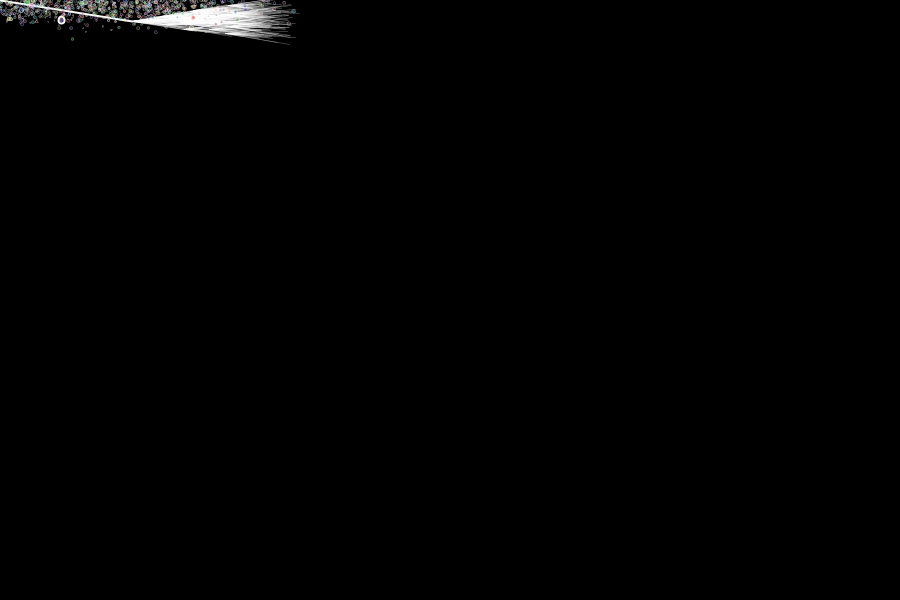
Frame 1 (no input)
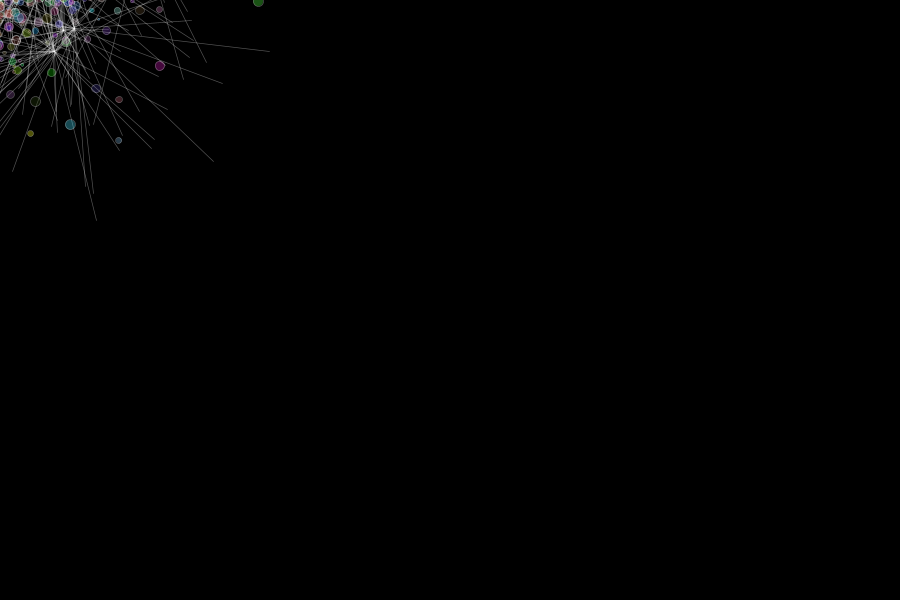
Frame 60 (the mouse pressed at the canvas centre just before this capture)
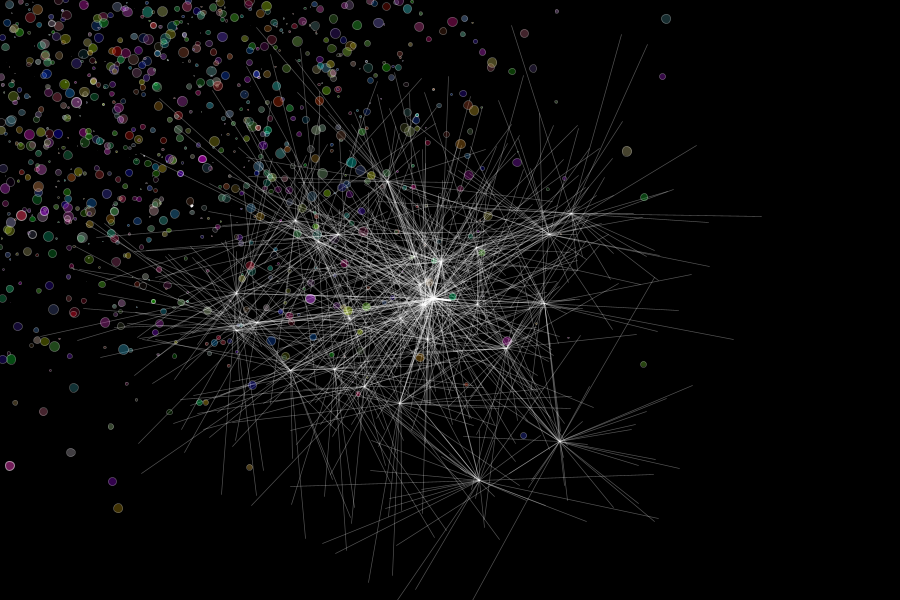
Frame 120 (the mouse held since frame 60 and released just before this capture)

The Processing sketch that drew these frames (run headless with seeded random() and noise(); from frame 60 on, the mouse is pressed at the canvas centre):

// Processing sketch: processing_124098
// ── processing_124098.pde

// reference to Design Programming Design, Fall 2013 NCKU
// and schien@mail.ncku.edu.tw
// praticeS,by chen, wu-zhi
// class practice


int _numChildren = 30;
int _maxLevels = 3;
Branch _trunk;

void setup() {
  size(900, 600);
  background(0);
  noFill();
  frameRate(15);
  newTree();
}

void draw() {
  background(0);
  _trunk.updateMe(mouseX, mouseY);
  _trunk.drawMe();
}

void newTree() {
  _trunk = new Branch(1, 0, 100, 0);
  _trunk.drawMe();
}


// the Branch class
class Branch {
  float level, index;
  float x, y;
  float endx, endy;
  float strokeW, alph; // line style 
  float len, lenChange; // length 
  float rot, rotChange; // rotation
  Branch[] children = new Branch[0];

  Branch(float lev, float ind, float ex, float ey) {
    level = lev;
    index = ind;
    strokeW = (1/level)*2;
    alph = 255/level; 
    len = (1/level)*random(200); 
    lenChange = random(10)-5; 
    rotChange = random(10)-5;

    updateMe(ex, ey);

    if (level < _maxLevels) {
      children = new Branch[_numChildren];
      for (int x=0; x<_numChildren; x++) {
        children[x] = new Branch(level+1, x, endx, endy);
      }
    }
  }

  void updateMe(float nx, float ny) {
    x = nx;
    y = ny;
    rot += rotChange; 
    len -= lenChange; 
    if (len<0 || len>200) { 
      lenChange *= -1;
    } 
    float radian = radians(rot); 
    endx = x+(len*cos(radian)); 
    endy = y+(len*sin(radian));

    for (int i=0; i<children.length; i++) {
      children[i].updateMe(endx, endy);
    }
  }

  void drawMe() {
    strokeWeight(strokeW); 
    stroke(255, alph); 
    fill(random(255), random(255), random(255), alph);
    line(x, y, endx, endy);
    ellipse(random(endx), random(endy), len/20, len/20);
    for (int i=0; i<children.length; i++) {
      children[i].drawMe();
    }
  }
}
